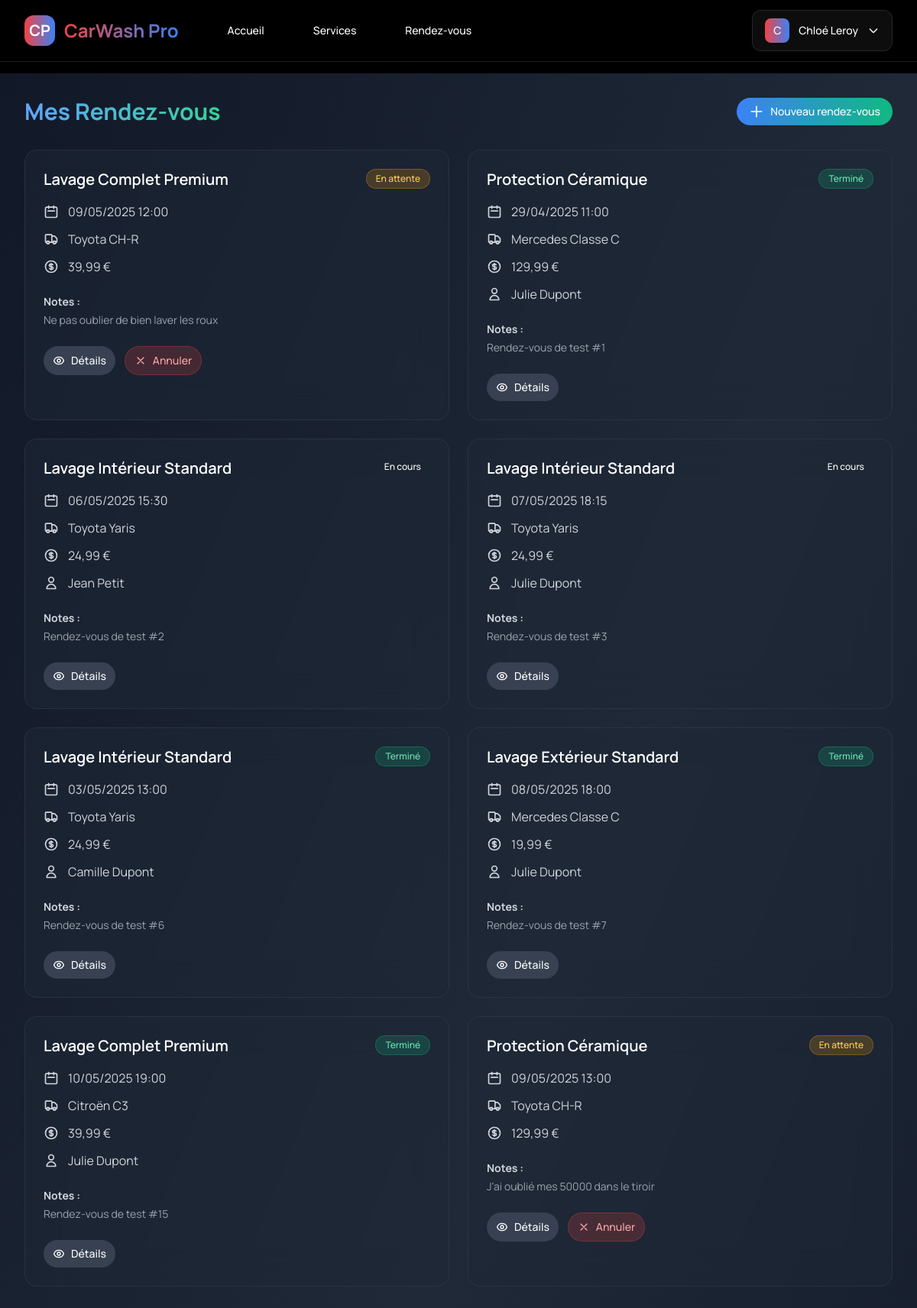
Screenshot of /appointments/ (signed in) with the database file from the repository.
### accounts/models.py (models this page shows, shortened)
class User(AbstractUser):
    phone_number = models.CharField(max_length=15, blank=True)
    address = models.TextField(blank=True)
    is_employee = models.BooleanField(default=False)
    is_admin = models.BooleanField(default=False)

class Vehicle(models.Model):
    owner = models.ForeignKey(User, on_delete=models.CASCADE, related_name='vehicles')
    brand = models.CharField(max_length=100)
    model = models.CharField(max_length=100)
    year = models.IntegerField()
    license_plate = models.CharField(max_length=20)
    color = models.CharField(max_length=50)
    created_at = models.DateTimeField(auto_now_add=True)

### appointments/models.py (models this page shows, shortened)
class Appointment(models.Model):
    STATUS_CHOICES = [
        ('pending', 'En attente'),
        ('confirmed', 'Confirmé'),
        ('in_progress', 'En cours'),
        ('completed', 'Terminé'),
        ('cancelled', 'Annulé'),
    ]
    client = models.ForeignKey(settings.AUTH_USER_MODEL, on_delete=models.CASCADE, related_name='client_appointments')
    employee = models.ForeignKey(settings.AUTH_USER_MODEL, on_delete=models.SET_NULL, null=True, blank=True, related_name='employee_appointments')
    vehicle = models.ForeignKey(Vehicle, on_delete=models.CASCADE)
    service = models.ForeignKey(Service, on_delete=models.CASCADE)
    appointment_date = models.DateTimeField()
    status = models.CharField(max_length=20, choices=STATUS_CHOICES, default='pending')
    notes = models.TextField(blank=True)
    created_at = models.DateTimeField(auto_now_add=True)
    updated_at = models.DateTimeField(auto_now=True)

### services/models.py (models this page shows, shortened)
class Service(models.Model):
    name = models.CharField(max_length=100)
    description = models.TextField()
    price = models.DecimalField(max_digits=10, decimal_places=2)
    duration = models.IntegerField(help_text="Duration in minutes")
    is_active = models.BooleanField(default=True)
    created_at = models.DateTimeField(auto_now_add=True)

### appointments/views.py (the view)
# urls.py: path('', views.appointment_list, name='appointments'),
@login_required
def appointment_list(request):
    if request.user.is_employee:
        appointments = Appointment.objects.filter(employee=request.user)
    elif request.user.is_admin:
        appointments = Appointment.objects.all()
    else:
        appointments = Appointment.objects.filter(client=request.user)
    return render(request, 'appointments/appointment_list.html', {
        'appointments': appointments
    })

### appointments/context_processors.py (called while the page is built)
def notifications_processor(request):
    context = {'unread_notifications_count': 0}
    if request.user.is_authenticated:
        context['unread_notifications_count'] = Notification.objects.filter(
            recipient=request.user,
            is_read=False
        ).count()
    return context

### templates/appointments/appointment_list.html (shortened to what this page needs)
{% extends 'base.html' %}
{% block content %}
<div class="min-h-screen bg-gradient-to-br from-gray-900 via-gray-800 to-gray-900 text-white py-8">
    <div class="max-w-7xl mx-auto px-4 sm:px-6 lg:px-8">
        <div class="flex items-center justify-between mb-8">
            <h1 class="text-3xl font-bold bg-clip-text text-transparent bg-gradient-to-r from-blue-400 to-emerald-400">
            </h1>
            <a href="{% url 'create_appointment' %}"
               class="inline-flex items-center px-4 py-2 rounded-full text-sm font-medium bg-gradient-to-r from-blue-500 to-emerald-500 hover:from-blue-600 hover:to-emerald-600 transition-all duration-200 transform hover:scale-[1.02] focus:outline-none focus:ring-2 focus:ring-blue-500 focus:ring-offset-2 focus:ring-offset-gray-900">
                <svg class="w-5 h-5 mr-2" fill="none" stroke="currentColor" viewBox="0 0 24 24">
                    <path stroke-linecap="round" stroke-linejoin="round" stroke-width="2" d="M12 4v16m8-8H4"/>
                </svg>
                Nouveau rendez-vous
            </a>
        </div>
        {% if appointments %}
        <div class="grid grid-cols-1 md:grid-cols-2 gap-6">
            {% for appointment in appointments %}
            <div class="bg-gray-800/50 rounded-2xl backdrop-blur-xl border border-gray-700/50 p-6 hover:bg-gray-800/70 transition-colors">
                <div class="flex justify-between items-start mb-4">
                    <h3 class="text-xl font-semibold text-white">{{ appointment.service.name }}</h3>
                    <span class="px-3 py-1 rounded-full text-xs font-medium
                        {% if appointment.status == 'pending' %}bg-amber-500/20 text-amber-300 border border-amber-500/30
                        {% elif appointment.status == 'confirmed' %}bg-blue-500/20 text-blue-300 border border-blue-500/30
                        {% elif appointment.status == 'completed' %}bg-emerald-500/20 text-emerald-300 border border-emerald-500/30
                        {% elif appointment.status == 'cancelled' %}bg-red-500/20 text-red-300 border border-red-500/30
                        {% endif %}">
                        {{ appointment.get_status_display }}
                    </span>
                </div>
                <div class="space-y-3 mb-6">
                    <div class="flex items-center text-gray-300">
                        <svg class="w-5 h-5 mr-3" fill="none" stroke="currentColor" viewBox="0 0 24 24">
                            <path stroke-linecap="round" stroke-linejoin="round" stroke-width="2" d="M8 7V3m8 4V3m-9 8h10M5 21h14a2 2 0 002-2V7a2 2 0 00-2-2H5a2 2 0 00-2 2v12a2 2 0 002 2z"/>
                        </svg>
                        <span>{{ appointment.appointment_date|date:"d/m/Y H:i" }}</span>
                    </div>
                    <div class="flex items-center text-gray-300">
                        <span>{{ appointment.vehicle.brand }} {{ appointment.vehicle.model }}</span>
                    </div>
                    <div class="flex items-center text-gray-300">
                        <span>{{ appointment.service.price }} €</span>
                    </div>
                    {% if appointment.employee %}
                    <div class="flex items-center text-gray-300">
                        <svg class="w-5 h-5 mr-3" fill="none" stroke="currentColor" viewBox="0 0 24 24">
                            <path stroke-linecap="round" stroke-linejoin="round" stroke-width="2" d="M16 7a4 4 0 11-8 0 4 4 0 018 0zM12 14a7 7 0 00-7 7h14a7 7 0 00-7-7z"/>
                        </svg>
                        <span>{{ appointment.employee.get_full_name }}</span>
                    </div>
                    {% endif %}
                </div>
                {% if appointment.notes %}
                <div class="mb-6">
                    <div class="text-sm text-gray-400">
                        <strong class="text-gray-300">Notes :</strong>
                        <p class="mt-1">{{ appointment.notes }}</p>
                    </div>
                </div>
                {% endif %}
                <div class="flex gap-3">
                    <a href="{% url 'appointment_detail' appointment.id %}"
                       class="inline-flex items-center px-3 py-2 rounded-full text-sm font-medium bg-gray-700 hover:bg-gray-600 transition-colors">
                        Détails
                    </a>
                    {% if appointment.status == 'pending' %}
                    <a href="{% url 'cancel_appointment' appointment.id %}"
                       class="inline-flex items-center px-3 py-2 rounded-full text-sm font-medium bg-red-500/20 text-red-300 hover:bg-red-500/30 border border-red-500/30 transition-colors"
                       onclick="return confirm('Êtes-vous sûr de vouloir annuler ce rendez-vous ?')">
                        <svg class="w-4 h-4 mr-2" fill="none" stroke="currentColor" viewBox="0 0 24 24">
                            <path stroke-linecap="round" stroke-linejoin="round" stroke-width="2" d="M6 18L18 6M6 6l12 12"/>
                        </svg>
                        Annuler
                    </a>
                    {% endif %}
                </div>
            </div>
            {% endfor %}
        </div>
        {% endif %}
    </div>
</div>
{% endblock %}

### templates/base.html (shortened to what this page needs)
<!DOCTYPE html>
{% load static %}
<html lang="fr" class="h-full bg-black scroll-smooth">
<head>
    <script src="https://cdn.tailwindcss.com"></script>
    <link href="https://cdnjs.cloudflare.com/ajax/libs/font-awesome/6.0.0/css/all.min.css" rel="stylesheet">
    <link href="{% static 'css/custom.css' %}" rel="stylesheet">
</head>
<body class="h-full bg-black font-sans">
    <div class="min-h-full">
        <nav class="fixed w-full z-50 bg-black/80 backdrop-blur-lg border-b border-white/10">
            <div class="mx-auto max-w-7xl px-4 sm:px-6 lg:px-8">
                <div class="flex h-20 items-center justify-between">
                    <div class="flex items-center">
                        <a href="{% url 'home' %}" class="flex items-center space-x-3 group">
                            <div class="h-10 w-10 rounded-xl bg-gradient-to-r from-accent to-secondary flex items-center justify-center transform group-hover:scale-110 transition-all duration-300">
                                <span class="text-xl font-bold text-white">CP</span>
                            </div>
                            <span class="text-2xl font-bold bg-gradient-to-r from-accent to-secondary bg-clip-text text-transparent group-hover:scale-105 transition-all duration-300">CarWash Pro</span>
                        </a>
                        <div class="hidden md:block ml-12">
                            <div class="flex items-baseline space-x-8">
                                <a href="{% url 'home' %}" class="px-4 py-2 text-sm font-medium text-white hover:text-accent transition-colors duration-300">Accueil</a>
                                <a href="{% url 'services' %}" class="px-4 py-2 text-sm font-medium text-white hover:text-accent transition-colors duration-300">Services</a>
                                {% if user.is_authenticated %}
                                <a href="{% url 'appointments' %}" class="px-4 py-2 text-sm font-medium text-white hover:text-accent transition-colors duration-300">Rendez-vous</a>
                                {% endif %}
                            </div>
                        </div>
                    </div>
                    <div class="hidden md:block">
                        <div class="flex items-center gap-6">
                            {% if user.is_authenticated %}
                            <div class="relative">
                                <button type="button" class="flex items-center space-x-3 glass-effect rounded-xl px-4 py-2.5 text-sm font-medium text-white hover:bg-white/10 transition-all duration-300" id="user-menu-button">
                                    <span class="h-8 w-8 rounded-lg bg-gradient-to-r from-accent to-secondary flex items-center justify-center transform group-hover:scale-110 transition-all duration-300">
                                        {{ user.get_full_name|default:user.username|make_list|first }}
                                    </span>
                                    <span>{{ user.get_full_name|default:user.username }}</span>
                                    <svg class="w-4 h-4 text-white" fill="none" stroke="currentColor" viewBox="0 0 24 24">
                                        <path stroke-linecap="round" stroke-linejoin="round" stroke-width="2" d="M19 9l-7 7-7-7" />
                                    </svg>
                                </button>
                            </div>
                            {% endif %}
                        </div>
                    </div>
                </div>
            </div>
        </nav>
        <div class="navbar-spacer"></div>
        <main>
            {% block content %}{% endblock %}
        </main>
    </div>
</body>
</html>

### static/css/custom.css (style rules this page uses)
:root { --primary: #0f172a; --secondary: #3b82f6; --accent: #f04444; --text: #ffffff; }
body { font-family: 'Manrope', sans-serif; }
.glass-effect { background: rgba(255, 255, 255, 0.1); backdrop-filter: blur(10px); -webkit-backdrop-filter: blur(10px); border: 1px solid rgba(255, 255, 255, 0.1); }

### templates/base.html (style rules this page uses)
.glass-effect { backdrop-filter: blur(10px); background: rgba(255, 255, 255, 0.05); border: 1px solid rgba(255, 255, 255, 0.1); transition: all 0.3s ease; }
.navbar-spacer { height: 80px; }
main { padding-top: 1rem; }

### rows the page displays
User: get_full_name|make_list "C", get_full_name "Chloé Leroy"
Appointment: service.name "Lavage Complet Premium", status "En attente", appointment_date "09/05/2025 12:00", vehicle.brand "Toyota", vehicle.model "CH-R", service.price "39,99", notes "Ne pas oublier de bien laver les roux", shows "Annuler"
Appointment: service.name "Protection Céramique", status "Terminé", appointment_date "29/04/2025 11:00", vehicle.brand "Mercedes", vehicle.model "Classe C", service.price "129,99", employee.get_full_name "Julie Dupont", notes "Rendez-vous de test #1"
Appointment: service.name "Lavage Intérieur Standard", status "En cours", appointment_date "06/05/2025 15:30", vehicle.brand "Toyota", vehicle.model "Yaris", service.price "24,99", employee.get_full_name "Jean Petit", notes "Rendez-vous de test #2"
Appointment: service.name "Lavage Intérieur Standard", status "En cours", appointment_date "07/05/2025 18:15", vehicle.brand "Toyota", vehicle.model "Yaris", service.price "24,99", employee.get_full_name "Julie Dupont", notes "Rendez-vous de test #3"
Appointment: service.name "Lavage Intérieur Standard", status "Terminé", appointment_date "03/05/2025 13:00", vehicle.brand "Toyota", vehicle.model "Yaris", service.price "24,99", employee.get_full_name "Camille Dupont", notes "Rendez-vous de test #6"
Appointment: service.name "Lavage Extérieur Standard", status "Terminé", appointment_date "08/05/2025 18:00", vehicle.brand "Mercedes", vehicle.model "Classe C", service.price "19,99", employee.get_full_name "Julie Dupont", notes "Rendez-vous de test #7"
Appointment: service.name "Lavage Complet Premium", status "Terminé", appointment_date "10/05/2025 19:00", vehicle.brand "Citroën", vehicle.model "C3", service.price "39,99", employee.get_full_name "Julie Dupont", notes "Rendez-vous de test #15"
Appointment: service.name "Protection Céramique", status "En attente", appointment_date "09/05/2025 13:00", vehicle.brand "Toyota", vehicle.model "CH-R", service.price "129,99", notes "J'ai oublié mes 50000 dans le tiroir", shows "Annuler"
